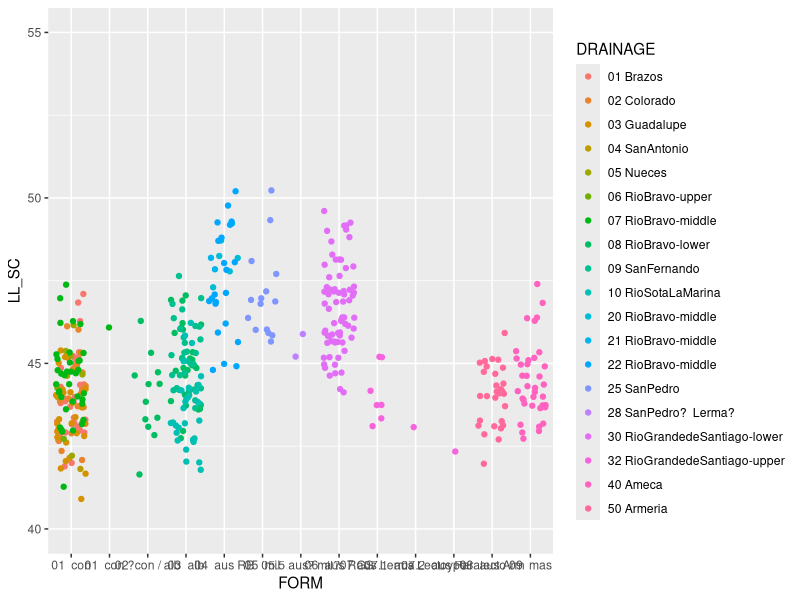
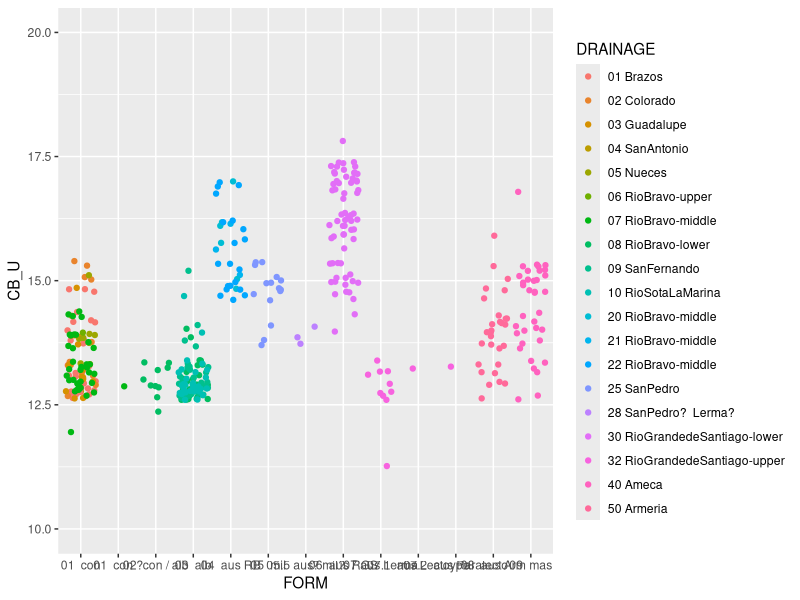
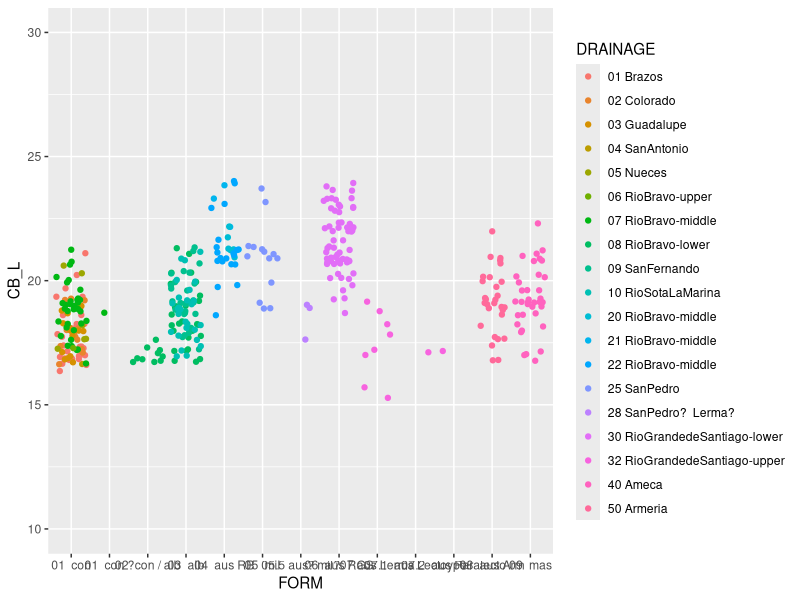
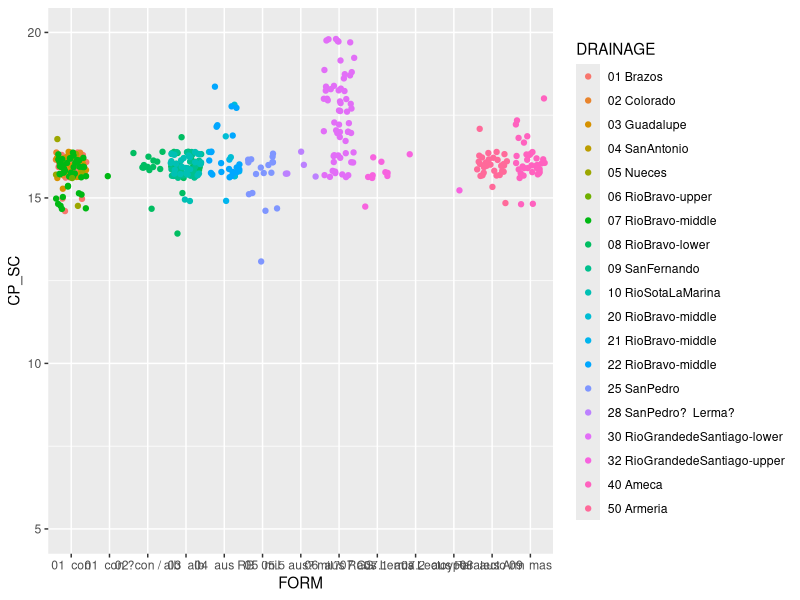
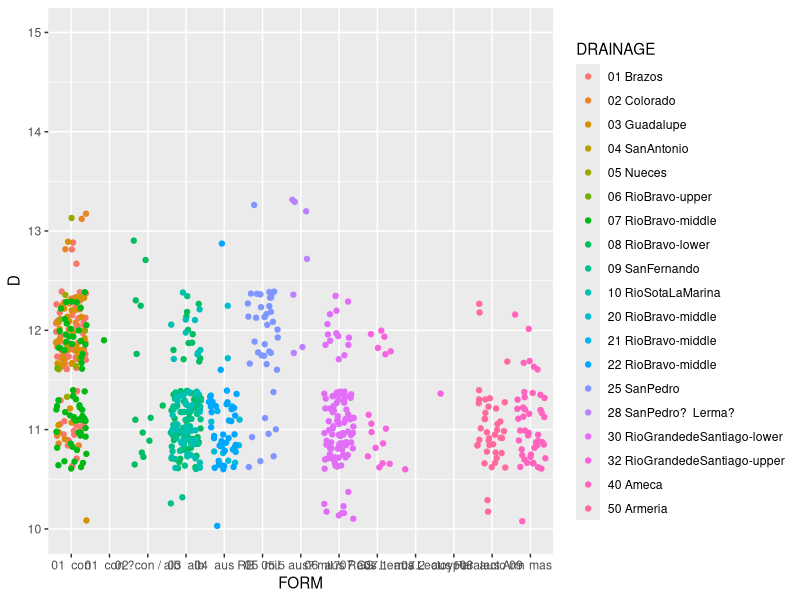
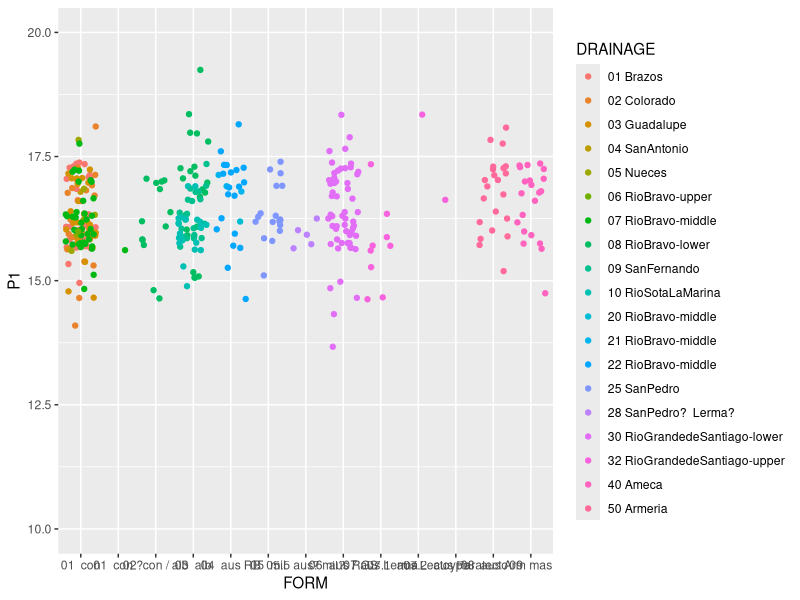

Recreate these plots in R, in order.
library(ggplot2)
#library(googlesheets)
library(tidyr)
library(dplyr)
#meristics<-gs_key("1S5lCWzybtsKjC7Z6QXfX_hAhjlp6oYYQhqs2L9bwLSk")#BIO111TTH
#mer_table<-gs_read(ss=meristics)
mer_table<-read.csv(file = "meristic/AUSCON.csv")

table(mer_table$DRAINAGE,mer_table$LL_SC) #lat line scale counts
table(mer_table$DRAINAGE,mer_table$D) #d-fin counts


ggplot(data = mer_table) + 
  aes(x=FORM,y=LL_SC,col=DRAINAGE) +
  geom_jitter()+
  ylim(c(40,55))

ggplot(data = mer_table) + 
  aes(x=FORM,y=CB_U,col=DRAINAGE) +
  geom_jitter()+
  ylim(c(10,20))

ggplot(data = mer_table) + 
  aes(x=FORM,y=CB_L,col=DRAINAGE) +
  geom_jitter()+
  ylim(c(10,30))

ggplot(data = mer_table) + 
  aes(x=FORM,y=CP_SC,col=DRAINAGE) +
  geom_jitter()+
  ylim(c(5,20))

ggplot(data = mer_table) + 
  aes(x=FORM,y=D,col=DRAINAGE) +
  geom_jitter()+
  ylim(c(10,15))

ggplot(data = mer_table) + 
  aes(x=FORM,y=P1,col=DRAINAGE) +
  geom_jitter()+
  ylim(c(10,20))
